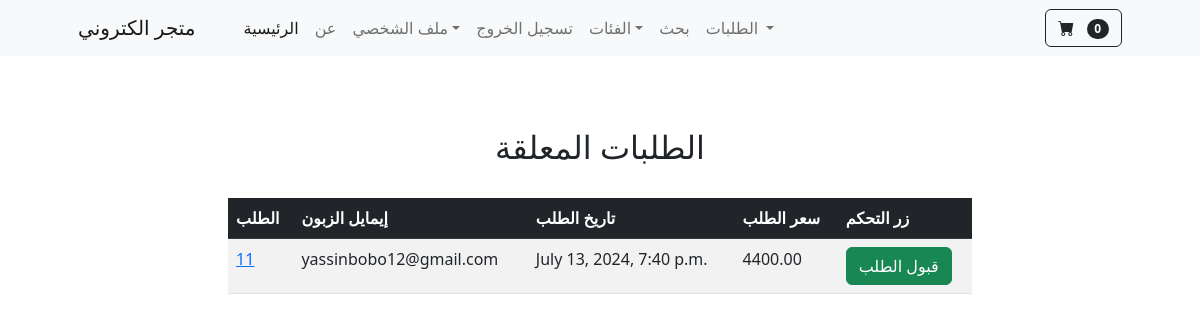
Page /payment/not_shipped/ (signed in) on the earlier database version.
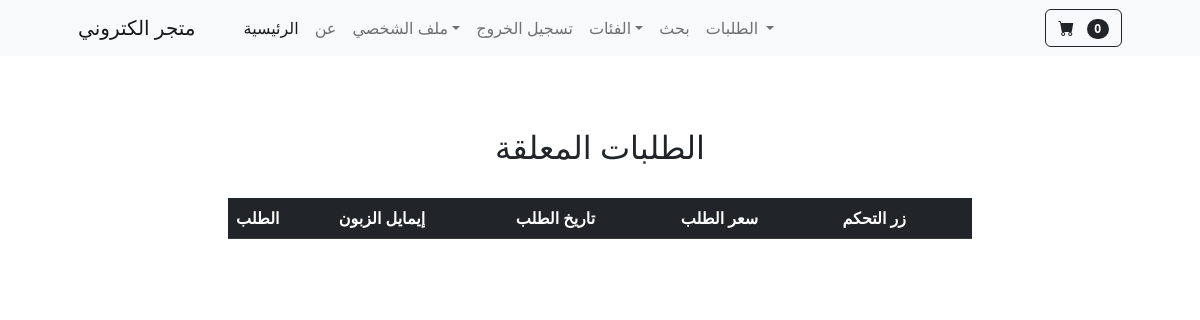
Same page on the later database version.
### payment/models.py (models this page shows, shortened)
class Order(models.Model):
    user = models.ForeignKey(User, on_delete=models.CASCADE, null=True, blank=True)
    full_name = models.CharField(max_length=100)
    email = models.EmailField(max_length=50)
    shipping_address = models.TextField(max_length=1000)
    amount_paid = models.DecimalField(max_digits=7,decimal_places=2)
    date_order = models.DateTimeField(auto_now_add=True)
    shipped = models.BooleanField(default=False)
    date_shipped = models.DateTimeField(blank=True, null=True)

### payment/views.py (the view, shortened to what this page needs)
# urls.py: path('not_shipped/',views.not_shipped, name='not_shipped'),
def not_shipped(request):
    if request.user.is_authenticated and request.user.is_superuser:
        orders = Order.objects.filter(shipped=False)
        return render(request, 'payment/not_shipped.html', {'orders': orders})
    else:
        messages.success(request,'تم رفض')
        return redirect('home')

### cart/cart.py (called while the page is built)
    def __len__(self):
        return len(self.cart)

### cart/context_processors.py (called while the page is built)
def cart(request):
    return {'cart':Cart(request)}

### payment/templates/payment/not_shipped.html (shortened to what this page needs)
{% extends 'base.html' %}
{% block content %}
<div class="container">
    <div class="row">
        <center>
            <div class="col-8">
              <br><br><br>
                <table class="table table-striped">
                  <h2>الطلبات المعلقة</h2>
                  <br>
                    <thead class="table-dark">
                      <tr>
                        <th scope="col">الطلب</th>
                        <th scope="col"> إيمايل الزبون</th>
                        <th scope="col"> تاريخ الطلب</th>
                        <th scope="col">سعر الطلب</th>
                        <th scope="col">زر التحكم</th>
                      </tr>
                    </thead>
                    {% for order in orders %}
                    <tbody>
                      <tr>
                        <td><a href="{% url 'orders' order.id %}">{{order.id}}</a></td>
                        <td>{{order.email}}</td>
                        <td>{{order.date_order}}</td>
                        <td>{{order.amount_paid}}</td>
                        <td>
                          <form method="POST">
                            <button type="submit" class="btn btn-success" >قبول الطلب</button>
                          </form>
                        </td>
                      </tr>
                    </tbody>
                    {% endfor %}
                  </table>
            </div>
        </center>
    </div>
</div>
{% endblock %}

Differences in the rows shown:
no longer on this page (row edited): Order: id "11", email "yassinbobo12@gmail.com", date_order "July 13, 2024, 7:40 p.m.", amount_paid "4400.00"
